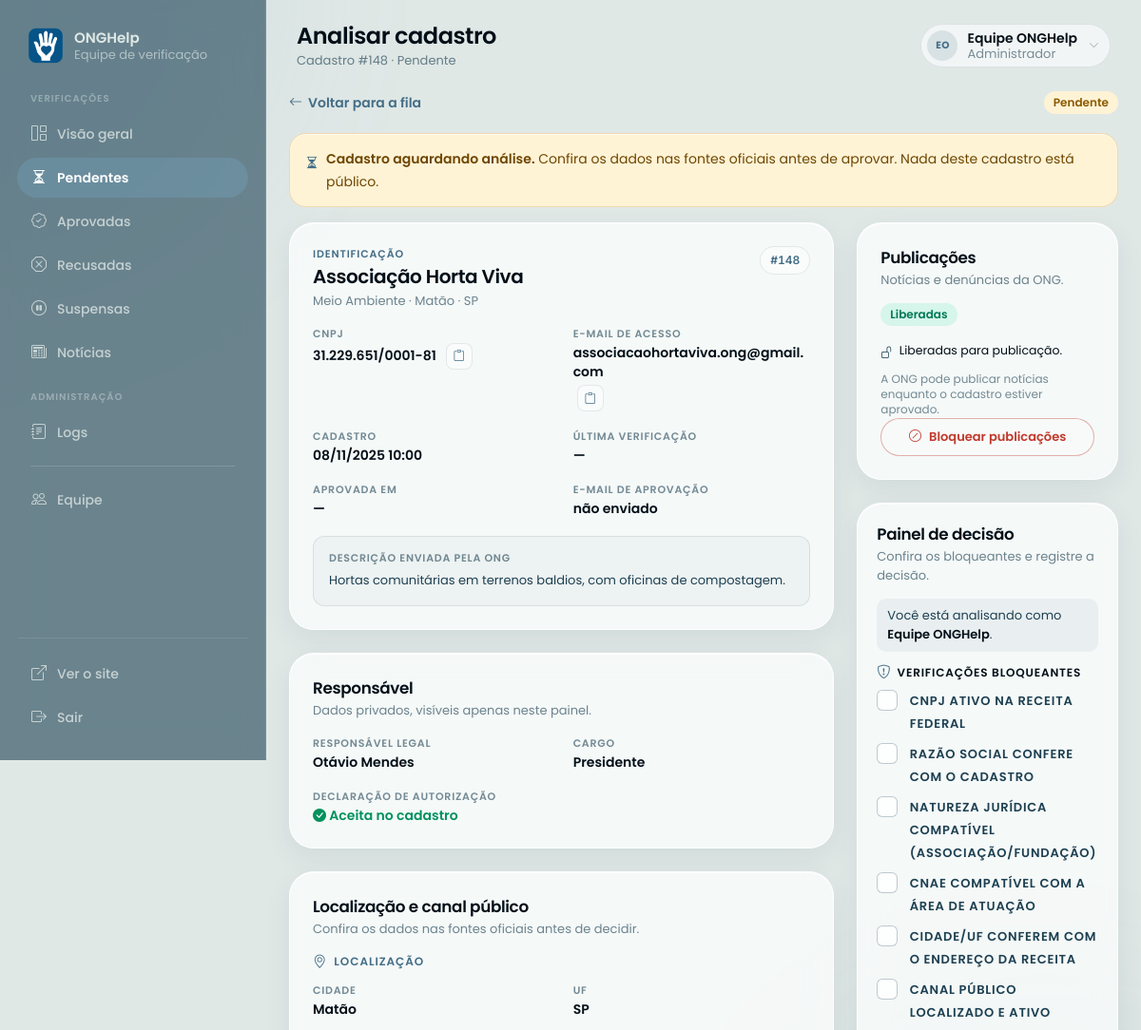
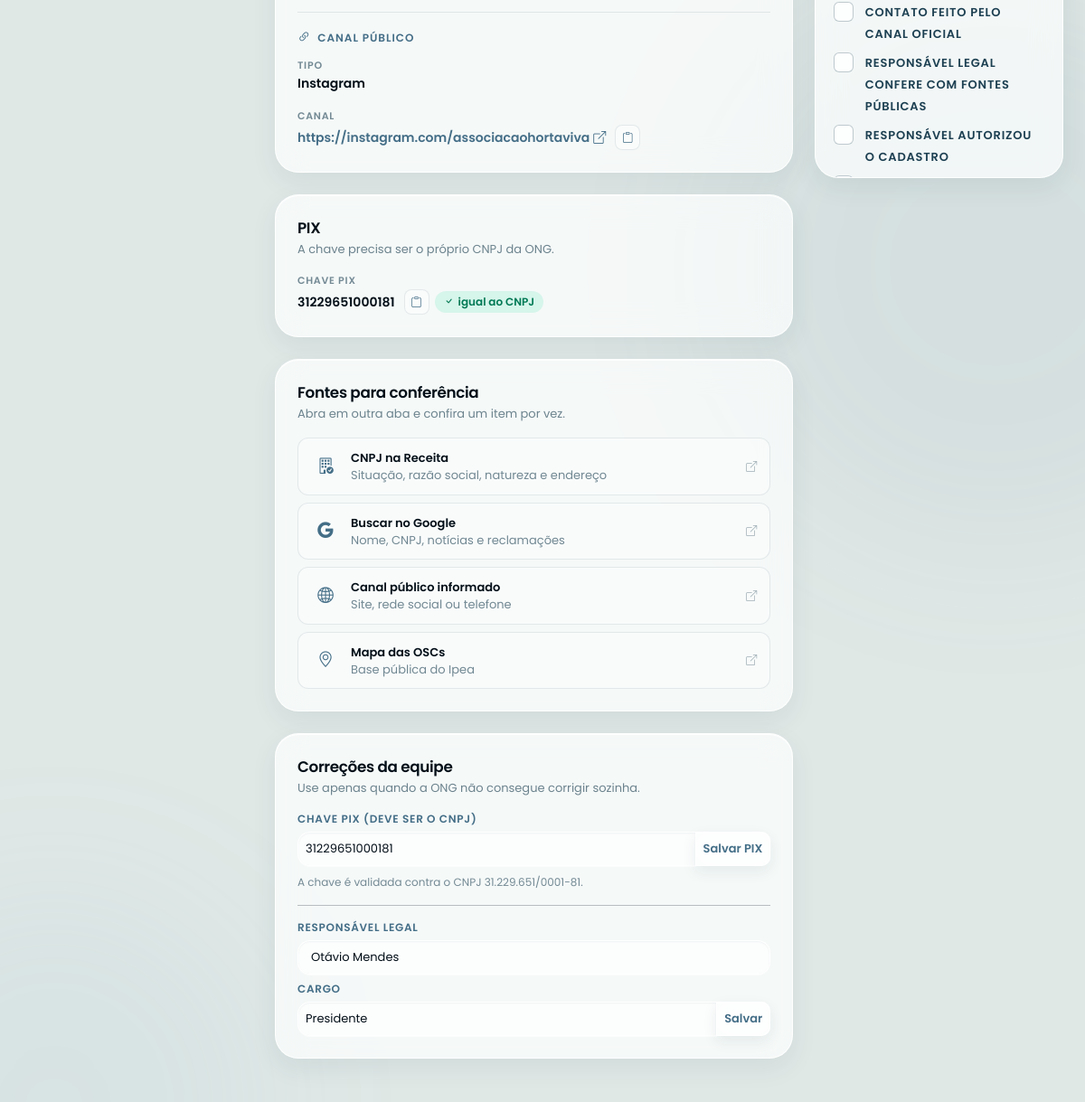
Screenshot of /admin/verificar.php?id=148 (signed in) with the database file from the repository (2 pictures, top to bottom).
### tables this page shows
CREATE TABLE `usuarios` (
  `id` int(10) unsigned NOT NULL AUTO_INCREMENT,
  `nome` varchar(160) NOT NULL,
  `cnpj` varchar(20) NOT NULL,
  `email` varchar(160) NOT NULL,
  `senha` varchar(255) NOT NULL,
  `area` varchar(60) NOT NULL,
  `status` enum('pendente','aprovada','recusada','suspensa') NOT NULL DEFAULT 'pendente',
  `aprovado_em` datetime DEFAULT NULL,
  `verificada_em` datetime DEFAULT NULL,
  `verificado_por` int(10) unsigned DEFAULT NULL,
  `motivo_recusa` text DEFAULT NULL,
  `responsavel_nome` varchar(160) NOT NULL DEFAULT '',
  `responsavel_cargo` varchar(80) NOT NULL DEFAULT '',
  `responsavel_autorizacao` tinyint(1) NOT NULL DEFAULT 0,
  `canal_tipo` enum('site','instagram','facebook','telefone','outro') NOT NULL DEFAULT 'site',
  `canal_valor` varchar(255) NOT NULL DEFAULT '',
  `email_aprovacao_enviado_em` datetime DEFAULT NULL,
  `cidade` varchar(100) NOT NULL DEFAULT 'Brasil',
  `estado` char(2) DEFAULT NULL,
  `descricao` text DEFAULT NULL,
  `pix_chave` varchar(20) NOT NULL,
  `cor_tema` varchar(7) DEFAULT NULL,
  `cor_fundo` varchar(7) DEFAULT NULL,
  `criado_em` datetime NOT NULL DEFAULT current_timestamp(),
  `foto_perfil` varchar(255) DEFAULT NULL,
  PRIMARY KEY (`id`),
  UNIQUE KEY `cnpj` (`cnpj`),
  UNIQUE KEY `email` (`email`),
  KEY `idx_usuarios_status` (`status`),
  KEY `idx_usuarios_status_cidade` (`status`,`cidade`),
  KEY `idx_usuarios_status_area` (`status`,`area`),
  KEY `fk_usuarios_admin` (`verificado_por`),
  CONSTRAINT `fk_usuarios_admin` FOREIGN KEY (`verificado_por`) REFERENCES `admins` (`id`) ON DELETE SET NULL
);

### admin/verificar.php (the view, shortened to what the rows shown need)
<?php
require_once '../includes/admin_auth.php';
require_once '../includes/noticias.php';
$admin = exigirPermissao($pdo, 'ong.analisar');
$id = isset($_GET['id']) && ctype_digit($_GET['id']) ? (int) $_GET['id'] : 0;
$stmt = $pdo->prepare(
    "SELECT u.*, a.nome AS verificado_por_nome
     FROM   usuarios u
     LEFT   JOIN admins a ON a.id = u.verificado_por
     WHERE  u.id = ?"
);
$stmt->execute([$id]);
$ong = $stmt->fetch();
$cnpjDigitos = somenteDigitos($ong['cnpj']);
$linkCanal = canalUrl((string) $ong['canal_tipo'], (string) $ong['canal_valor']);
$admin_page_title    = 'Analisar cadastro';
include '../includes/admin_header.php';
?>
<div class="admin-analise-topo">
  <div class="admin-analise-status">
    <span class="admin-status <?= statusClass($ong['status']) ?>">
      <?= statusLabel($ong['status']) ?>
    </span>
  </div>
</div>
<div class="row g-4">
  <div class="col-xl-8">
    <div class="admin-card">
      <div class="admin-card-header">
        <div>
          <p class="admin-eyebrow">Identificação</p>
          <h2 class="admin-ong-titulo"><?= htmlspecialchars($ong['nome']) ?></h2>
          <p class="admin-card-subtitle">
            <?= htmlspecialchars($ong['area']) ?> · <?= htmlspecialchars($ong['cidade'] ?: 'Brasil') ?><?= $ong['estado'] ? ' · ' . htmlspecialchars($ong['estado']) : '' ?>
          </p>
        </div>
        <span class="admin-id">#<?= (int) $ong['id'] ?></span>
      </div>
      <div class="admin-dados-grid">
        <div class="admin-dado">
          <span class="admin-dado-valor admin-identificador">
            <span><?= htmlspecialchars(mascaraCnpj($ong['cnpj'])) ?></span>
            <button type="button" class="admin-copy" data-copiar="<?= htmlspecialchars($cnpjDigitos) ?>" aria-label="Copiar CNPJ" title="Copiar CNPJ">
              <i class="bi bi-clipboard" aria-hidden="true"></i>
            </button>
          </span>
        </div>
        <div class="admin-dado">
          <span class="admin-dado-valor admin-identificador">
            <span><?= htmlspecialchars($ong['email']) ?></span>
            <button type="button" class="admin-copy" data-copiar="<?= htmlspecialchars($ong['email']) ?>" aria-label="Copiar e-mail" title="Copiar e-mail">
              <i class="bi bi-clipboard" aria-hidden="true"></i>
            </button>
          </span>
        </div>
        <div class="admin-dado">
          <span class="admin-dado-rotulo">Cadastro</span>
          <span class="admin-dado-valor"><?= fmtDataHora($ong['criado_em']) ?></span>
        </div>
      </div>
      <?php if (!empty($ong['descricao'])): ?>
        <div class="admin-descricao">
          <span class="admin-dado-rotulo">Descrição enviada pela ONG</span>
          <p><?= nl2br(htmlspecialchars($ong['descricao'])) ?></p>
        </div>
      <?php endif; ?>
    </div>
    <div class="admin-card mt-4">
      <div class="admin-card-header">
        <div>
          <h2 class="admin-card-title">Responsável</h2>
        </div>
      </div>
      <div class="admin-dados-grid">
        <div class="admin-dado">
          <span class="admin-dado-rotulo">Responsável legal</span>
          <span class="admin-dado-valor"><?= htmlspecialchars($ong['responsavel_nome'] ?: '—') ?></span>
        </div>
        <div class="admin-dado">
          <span class="admin-dado-rotulo">Cargo</span>
          <span class="admin-dado-valor"><?= htmlspecialchars($ong['responsavel_cargo'] ?: '—') ?></span>
        </div>
      </div>
    </div>
    <div class="admin-card mt-4">
      <div class="admin-card-header">
        <div>
          <h2 class="admin-card-title">Localização e canal público</h2>
        </div>
      </div>
      <section class="admin-secao">
        <div class="admin-dados-grid">
          <div class="admin-dado">
            <span class="admin-dado-rotulo">Cidade</span>
            <span class="admin-dado-valor"><?= htmlspecialchars($ong['cidade'] ?: '—') ?></span>
          </div>
          <div class="admin-dado">
            <span class="admin-dado-rotulo">UF</span>
            <span class="admin-dado-valor"><?= htmlspecialchars($ong['estado'] ?: '—') ?></span>
          </div>
        </div>
      </section>
      <section class="admin-secao">
        <div class="admin-dados-grid">
          <div class="admin-dado">
            <span class="admin-dado-rotulo">Tipo</span>
            <span class="admin-dado-valor"><?= htmlspecialchars(ucfirst($ong['canal_tipo'])) ?></span>
          </div>
          <div class="admin-dado admin-dado-wide">
            <span class="admin-dado-valor admin-identificador">
              <?php if ($linkCanal !== ''): ?>
                <a href="<?= htmlspecialchars($linkCanal) ?>" target="_blank" rel="noopener noreferrer">
                  <?= htmlspecialchars($ong['canal_valor'] ?: '—') ?>
                  <i class="bi bi-box-arrow-up-right" aria-hidden="true"></i>
                </a>
              <?php else: ?>
                <span><?= htmlspecialchars($ong['canal_valor'] ?: '—') ?></span>
              <?php endif; ?>
              <?php if (!empty($ong['canal_valor'])): ?>
                <button type="button" class="admin-copy" data-copiar="<?= htmlspecialchars($ong['canal_valor']) ?>" aria-label="Copiar canal público" title="Copiar canal público">
                  <i class="bi bi-clipboard" aria-hidden="true"></i>
                </button>
              <?php endif; ?>
            </span>
          </div>
        </div>
      </section>
    </div>
    <div class="admin-card mt-4">
      <div class="admin-card-header">
        <div>
          <h2 class="admin-card-title">PIX</h2>
        </div>
      </div>
      <div class="admin-dados-grid">
        <div class="admin-dado admin-dado-wide">
          <span class="admin-dado-valor admin-identificador">
            <span><?= htmlspecialchars($ong['pix_chave']) ?></span>
            <button type="button" class="admin-copy" data-copiar="<?= htmlspecialchars($ong['pix_chave']) ?>" aria-label="Copiar chave PIX" title="Copiar chave PIX">
              <i class="bi bi-clipboard" aria-hidden="true"></i>
            </button>
            <?php if (somenteDigitos($ong['pix_chave']) === $cnpjDigitos): ?>
              <span class="admin-status status-aprovada"><i class="bi bi-check" aria-hidden="true"></i> igual ao CNPJ</span>
            <?php else: ?>
              <span class="admin-status status-recusada">divergente do CNPJ</span>
            <?php endif; ?>
          </span>
        </div>
      </div>
    </div>
    <div class="admin-card mt-4">
      <div class="admin-card-header">
        <div>
          <h2 class="admin-card-title">Fontes para conferência</h2>
        </div>
      </div>
    </div>
    <div class="admin-card mt-4">
      <div class="admin-card-header">
        <div>
          <h2 class="admin-card-title">Correções da equipe</h2>
        </div>
      </div>
      <form method="POST" action="acao.php" class="mb-3">
        <label class="admin-label" for="pix_chave">Chave PIX (deve ser o CNPJ)</label>
        <div class="input-group input-group-sm mb-2">
          <input type="text" name="pix_chave" id="pix_chave" class="form-control"
                 value="<?= htmlspecialchars($ong['pix_chave']) ?>" required>
          <button type="submit" class="btn btn-outline-primary">Salvar PIX</button>
        </div>
        <p class="admin-dica admin-dica-esquerda mb-0">A chave é validada contra o CNPJ <?= htmlspecialchars(mascaraCnpj($ong['cnpj'])) ?>.</p>
      </form>
      <form method="POST" action="acao.php">
        <label class="admin-label" for="responsavel_nome">Responsável legal</label>
        <input type="text" name="responsavel_nome" id="responsavel_nome" class="form-control form-control-sm mb-2"
               value="<?= htmlspecialchars($ong['responsavel_nome']) ?>" required>
        <label class="admin-label" for="responsavel_cargo">Cargo</label>
        <div class="input-group input-group-sm">
          <input type="text" name="responsavel_cargo" id="responsavel_cargo" class="form-control"
                 value="<?= htmlspecialchars($ong['responsavel_cargo']) ?>" required>
          <button type="submit" class="btn btn-outline-primary">Salvar</button>
        </div>
      </form>
    </div>
  </div>
  <div class="col-xl-4">
    <div class="admin-card admin-publicacoes-card mb-4">
      <div class="admin-card-header">
        <div>
          <h2 class="admin-card-title">Publicações</h2>
        </div>
      </div>
    </div>
    <div class="admin-decisao-sticky">
      <div class="admin-card admin-decisao-card">
        <div class="admin-card-header">
          <div>
            <h2 class="admin-card-title">Painel de decisão</h2>
          </div>
        </div>
        <?php if ($ong['status'] === 'pendente'): ?>
          <p class="admin-decisao-autor">
            Você está analisando como <strong><?= htmlspecialchars((string) $admin['nome']) ?></strong>.
          </p>
        <?php endif; ?>
      </div>
    </div>
  </div>
</div>
<?php
include '../includes/admin_footer.php';
?>

### includes/admin_header.php (shortened to what the rows shown need)
<?php
$admin_page_title    = $admin_page_title ?? 'Painel';
$admin_nome      = (string) ($admin['nome'] ?? 'Equipe ONGHelp');
$admin_papel     = (string) ($admin['papel'] ?? 'moderador');
$admin_papelLabel = adminPapelLabel($admin_papel);
$admin_iniciais  = adminIniciais($admin_nome);
?>
<!DOCTYPE html>
<html lang="pt-BR">
<head>
  <link href="https://cdn.jsdelivr.net/npm/bootstrap@5.3.3/dist/css/bootstrap.min.css" rel="stylesheet">
  <link href="https://cdn.jsdelivr.net/npm/bootstrap-icons@1.11.3/font/bootstrap-icons.min.css" rel="stylesheet">
  <link rel="stylesheet" href="../assets/css/global.css?v=72">
</head>
<body class="admin-body">
<div class="admin-shell">
  <div class="admin-main">
    <header class="admin-topbar">
      <div class="admin-topbar-left">
        <div>
          <h1 class="admin-page-title"><?= htmlspecialchars($admin_page_title) ?></h1>
        </div>
      </div>
      <div class="admin-topbar-right">
        <div class="dropdown admin-user-menu">
          <button class="admin-user-pill" type="button" id="menuAdmin" data-bs-toggle="dropdown"
                  aria-expanded="false" aria-haspopup="true" aria-label="Abrir menu da conta de <?= htmlspecialchars($admin_nome) ?>">
            <span class="admin-avatar" aria-hidden="true"><?= htmlspecialchars($admin_iniciais) ?></span>
            <span class="admin-user-pill-text">
              <strong><?= htmlspecialchars($admin_nome) ?></strong>
              <small><?= htmlspecialchars($admin_papelLabel) ?></small>
            </span>
            <i class="bi bi-chevron-down admin-user-caret" aria-hidden="true"></i>
          </button>
        </div>
      </div>
    </header>
    <main class="admin-content">

### rows the page displays
usuarios: status "Pendente", nome "Associação Horta Viva", area "Meio Ambiente", cidade "Matão", estado "SP", id "148", cnpj "31.229.651/0001-81", email "associacaohortaviva.ong@gmail.com", criado_em "08/11/2025 10:00", descricao "Hortas comunitárias em terrenos baldios, com oficinas de compostagem.", responsavel_nome "Otávio Mendes", responsavel_cargo "Presidente", canal_tipo "Instagram", canal_valor "https://instagram.com/associacaohortaviva", pix_chave "31229651000181"

### other values shown
$item['rotulo'] "Visão geral"
$item['rotulo'] "Pendentes"
$item['rotulo'] "Aprovadas"
$item['rotulo'] "Recusadas"
$item['rotulo'] "Suspensas"
$item['rotulo'] "Notícias"
$item['rotulo'] "Logs"
$item['rotulo'] "Equipe"
$admin_page_title "Analisar cadastro"
$admin_page_subtitle "Cadastro #148 · Pendente"
$admin_iniciais "EO"
$admin_nome "Equipe ONGHelp"
$admin_papelLabel "Administrador"
$admin['nome'] "Equipe ONGHelp"
$rotulo "CNPJ ATIVO NA RECEITA FEDERAL"
